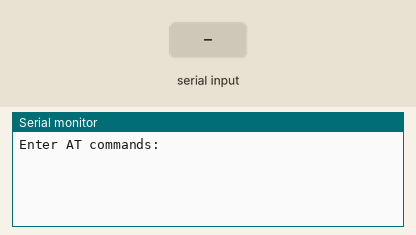
This sketch was run on a simulated Arduino Uno, built with avr-gcc and run on an emulated ATmega328P. Parts: the last lines printed to the serial monitor. Inputs (shaded band) come from the test bench.

Above: at 1.2 s.
1.3 s: "1" received over the second serial link
At 1.7 s:
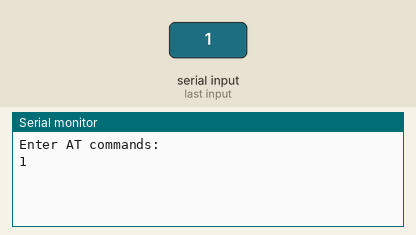
2.8 s: "0" received over the second serial link
At 4.0 s:
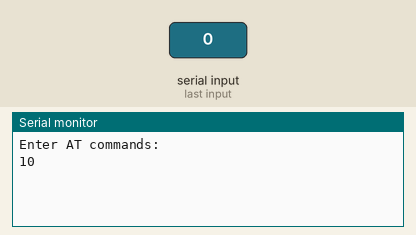

Measured:
- after the input at 1.3 s, the serial monitor: prints a new line at once (image 1)
- after the input at 2.8 s, the serial monitor: prints a new line at once (image 2)

The sketch:

ectional_transmission_of_messages_via_Bluetooth_and_keyboard.ino
```cpp
//  Arduino : HC-06 藍芽模組設定
//  http://gsyan888.blogspot.com/2014/03/arduino-hc-06-at-command.html

#include <SoftwareSerial.h>
SoftwareSerial BTserial(2,3); // RX, TX
void setup()
{
  Serial.begin(9600);
  Serial.println("Enter AT commands:");
  BTserial.begin(9600);
}
void loop()
{
  // Keep reading from HC-06 and send to Arduino Serial Monitor
  if(BTserial.available())
    Serial.write(BTserial.read());
  // Keep reading from Arduino Serial Monitor and send to HC-06
  else if(Serial.available())
    BTserial.write(Serial.read());
}
```
